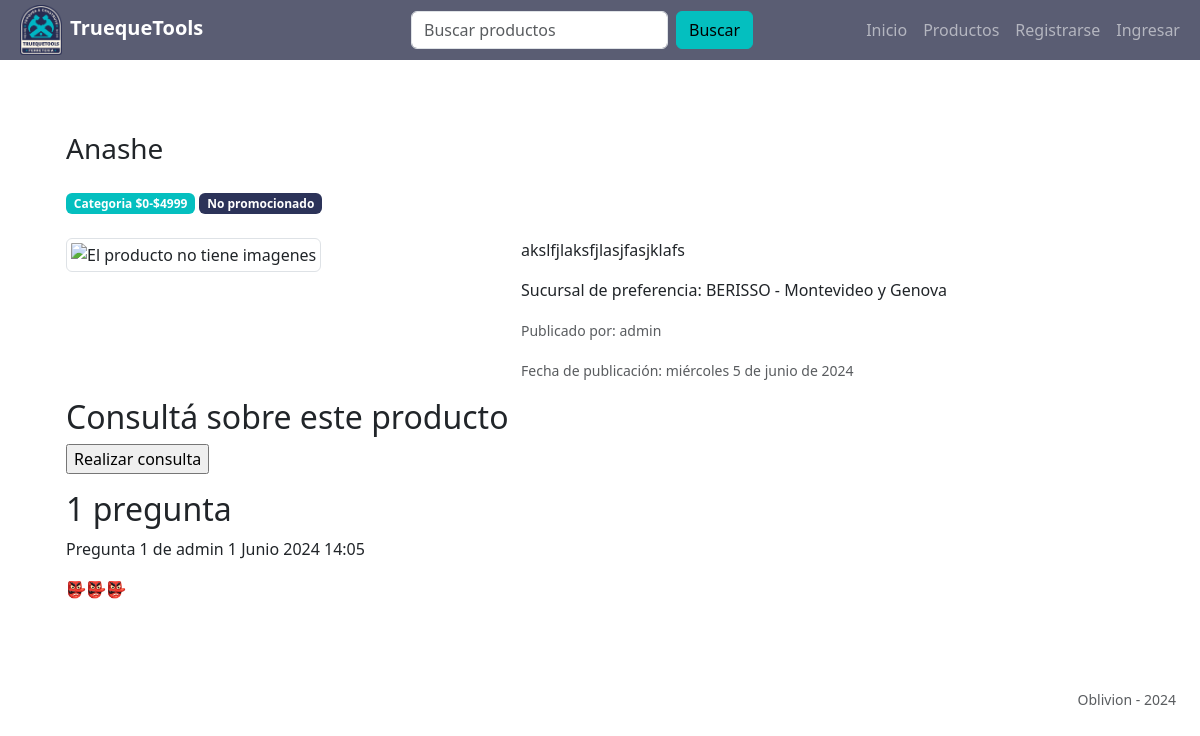
/productos/id/5, run on the app's committed database.
### tt_app/models.py (models this page shows, shortened)
class Producto(models.Model):
    nombre = models.CharField(max_length=50)
    descripcion = models.TextField(
        validators=[
            MinLengthValidator(10, "Este campo debe contener al menos 10 caracteres")
        ],
        max_length=1000,
    )
    class Categoria(models.IntegerChoices):
        categoria_1 = 1, _("$0-$4999")
        categoria_2 = 2, _("$5000-$9999")
        categoria_3 = 3, _("$10000+")
    categoria = models.IntegerField(choices=Categoria.choices)
    fecha_de_publicacion = models.DateTimeField(auto_now=True)
    imagen = ImageField(blank=True, upload_to="media/")
    promocionado = models.BooleanField(default=False)
    reservado = models.BooleanField(default=False)
    disponible = models.BooleanField(default=False)
    activo = models.BooleanField(default=True)
    usuario = models.ForeignKey(
        Usuario, on_delete=models.CASCADE, related_name="productos"
    )
    sucursal = models.ForeignKey(
        Sucursal, on_delete=models.CASCADE, related_name="productos"
    )

class Sucursal(models.Model):
    ciudad = models.CharField(max_length=50)
    direccion = models.CharField(max_length=200)
    activo = models.BooleanField(default=True)

class Usuario(AbstractBaseUser):
    email = models.EmailField(verbose_name="email", max_length=60, unique=True)
    username = models.CharField(max_length=30, blank=True)
    first_name = models.CharField(max_length=50, blank=True)
    last_name = models.CharField(max_length=50, blank=True)
    date_joined = models.DateTimeField(verbose_name="date joined", auto_now_add=True)
    last_login = models.DateTimeField(verbose_name="last login", auto_now=True)
    is_admin = models.BooleanField(default=False)
    is_active = models.BooleanField(default=True)
    is_staff = models.BooleanField(default=False)
    is_superuser = models.BooleanField(default=False)
    dni = models.CharField(max_length=10, blank=True)
    phone = models.CharField(max_length=30, blank=True)
    birthdate = models.DateField(default="1990-01-01", blank=True)
    hide_email = models.BooleanField(default=True)
    objects = MyCustomUserManager()
    USERNAME_FIELD = "email"

class Pregunta(models.Model):
    producto = models.ForeignKey(
        Producto, on_delete=models.CASCADE, related_name="preguntas"
    )
    cliente = models.ForeignKey(Usuario, on_delete=models.CASCADE)
    texto = models.CharField(max_length=200)
    respuesta = models.ForeignKey(Respuesta, on_delete=models.CASCADE, null=True)
    fecha = models.DateTimeField(auto_now=True)

### tt_app/views/producto_view.py (the view)
# urls.py: path("productos/id/<int:id>", producto_view.detalle_producto, name="detalle_producto"),
def detalle_producto(request, id):
    producto = get_object_or_404(Producto, id=id)
    preguntas = producto.preguntas.order_by("-fecha")
    form = FormularioDePregunta()
    return render(
        request,
        "productos/detalle_producto.html",
        {"producto": producto, "preguntas": preguntas, "formulario": form},
    )

### tt_app/forms/producto_forms.py
class FormularioDePregunta(forms.ModelForm):
    class Meta:
        model = Pregunta
        fields = ["texto"]

### tt_app/templates/productos/detalle_producto.html (shortened to what this page needs)
{% extends 'base.html' %}
{% block content %}
{% load static %}
<div class="container p-4 mb-3">
{% if producto.activo %}
<div class="row">
    <div class="col-md-12">
        <div class="row">
            <div class="col-md-12">
                <h3 class=" mb-6">
                    {{producto.nombre}}
                </h3>
                <div class=" my-4">
                <span class="badge badge-primary bg-primary">
                    <a href="#" class="text-decoration-none text-white">Categoria {{producto.get_categoria_display}}</a>
                </span>
                {% if producto.promocionado %}
                    <span class="badge badge-primary bg-warning">
                        <a href="#" class="text-decoration-none text-dark">Promocionado</a>
                    </span>
                    {% else %}
                    <span class="badge badge-secondary bg-secondary">
                        <a href="#" class="text-decoration-none text-white">No promocionado</a>
                    </span>
                {% endif %}
                </div>
            </div>
        </div>
        <div class="row">
            <div class="col-md-5">
                {% if producto.imagen %}
                <img src="{{producto.imagen.url}}" alt="Imagen del producto" class="img-fluid border border-2" />
                {% else %}
                <img src="{%static 'images/default-image-missing.png'%}" alt="El producto no tiene imagenes" class="img-thumbnail" />
                {% endif %}
            </div>
            <div class="col-md-7">
                <p>
                    {{producto.descripcion}}
                </p>
                <p>Sucursal de preferencia: {{producto.sucursal.ciudad}} - {{producto.sucursal.direccion}}</p>
                <p><small class="text-muted fw-light"> Publicado por: {{producto.usuario.first_name}}</small></p>
                <p><small class="text-muted fw-light"> Fecha de publicación: {{producto.fecha_de_publicacion|date:'l j \d\e F \d\e Y'}} </small></p>
            </div>
            {% include 'productos/partials/formulario_de_pregunta.html' %}
            {% with preguntas.count as total_de_preguntas %}
                <h2>
                    {{ total_de_preguntas }} pregunta{{ total_de_preguntas|pluralize }}
                </h2>
            {% endwith %}
            {% for pregunta in preguntas.all %}
                <div class="preguntas">
                    <p class="info">
                        Pregunta {{ forloop.counter }} de {{ pregunta.cliente.first_name }} {{ pregunta.fecha }}
                    </p>
                    {{ pregunta.texto|linebreaks }}
                </div>
                {% empty %}
                    <p>No hay preguntas.</p>
            {% endfor %}
        </div>
    </div>
</div>
{% endif %}
</div>
{% endblock %}

### tt_app/templates/base.html (shortened to what this page needs)
<!DOCTYPE html>
<html lang="es">
<head>
    {% load static %}
    <link rel="stylesheet" type="text/css" href="{% static 'bootstrap/styles.css' %}" >
</head>
<body>
    {% include 'partials/navbar.html' %}
    <main class="container my-5">
        {% block content %}
        {% endblock %}
    </main>
    <footer class="align-items-end">
        <small><a href=""class="text-decoration-none"><p class="text-end text-muted me-4 fw-light ">Oblivion - 2024</p></a></small>
    </footer>
</body>
</html>

### tt_app/templates/partials/navbar.html (shortened to what this page needs)
{% load static %}
<nav class="navbar navbar-expand-lg navbar-dark bg-dark py-0">
    <div class="container-fluid d-flex justify-content-between">
        <div class="navbar-brand me-auto col-lg-3 ">
            <a class="navbar-brand fw-bold" href="{% url 'home' %}">
            <img src="{% static 'images/logo_truequetools_transparente.png'%}" alt="" class="mx-2 "
            height="50"/>TruequeTools</a>
        </div>
        <div class="collapse navbar-collapse col-lg-9" id="navbarSupportedContent">
            <form class="d-flex my-2 ms-auto" action="{% url 'buscar_productos'%}" method="GET">
                <input class="form-control me-2" type="search" placeholder="Buscar productos" name="cadena" aria-label="Search">
                <button class="btn btn-primary" type="submit">Buscar</button>
            </form>
            {% with request.resolver_match.url_name as url_actual %}
            <ul class="navbar-nav mb-2 mb-lg-0 ms-auto">
                <li class="nav-item">
                    <a class="nav-link {%if url_actual == 'home' %}active{%endif%} " href="{% url 'home' %}">Inicio</a>
                </li>
                <li class="nav-item">
                    <a class="nav-link {%if url_actual == 'productos' %}active{%endif%}" href="{% url 'productos' %}">Productos</a>
                </li>
                {% if user.is_authenticated %}
                    {% if user.is_staff %}
                    {% if user.is_admin %}
                        <li class="nav-item">
                            <a class="nav-link {%if url_actual == 'registro_empleado' %}active{%endif%}" href="{% url 'registro_empleado' %}">Registrar Empleado</a>
                        </li>
                    {% else %}
                        <li class="nav-item">
                            <a class="nav-link {%if url_actual == 'gestion_trueque' %}active{%endif%}" href="{% url 'gestion_trueque' %}">gestion trueque</a>
                        </li>
                    {% endif %}
                    {% else %}
                        <li class="nav-item">
                            <a class="nav-link {%if url_actual == 'crear_producto' %}active{%endif%}" href="{% url 'crear_producto' %}">Publicar producto</a>
                        </li>
                        <li class="nav-item dropdown">
                            <a class="nav-link dropdown-toggle" id="navbarDropdown" role="button" data-bs-toggle="dropdown" aria-expanded="false">
                                <span class="material-symbols-outlined">person</span>
                            </a>
                            <ul class="dropdown-menu dropdown-menu-end dropdown-menu-dark bg-dark" aria-labelledby="navbarDropdown">
                                <li><a class="dropdown-item  {%if url_actual == '' %}active{%endif%}" href="#">Mis productos</a></li>
                                <li><hr class="dropdown-divider"></li>
                                <li><a class="dropdown-item {%if url_actual == 'trueques_entrantes' %}active{%endif%}" href="{% url 'trueques_entrantes' %}">Solicitudes recibidas</a></li>
                                <li><a class="dropdown-item {%if url_actual == 'trueques_salientes' %}active{%endif%}" href="{% url 'trueques_salientes' %}">Solicitudes enviadas</a></li>
                                <li><a class="dropdown-item {%if url_actual == 'trueques_por_concretar' %}active{%endif%}" href="{% url 'trueques_por_concretar' %}">Trueques por concretar</a></li>
                                <li><a class="dropdown-item {%if url_actual == 'trueques_finalizados' %}active{%endif%}" href="{% url 'trueques_finalizados' %}">Trueques finalizados</a></li>
                            </ul>
                        </li>
                    {% endif %}
                    <li class="nav-item">
                        <a class="nav-link" href="{% url 'logout' %}">Salir</a>
                    </li>
                    {% else %}
                    <li class="nav-item">
                        <a class="nav-link {%if url_actual == 'registro' %}active{%endif%}" href="{% url 'registro' %}">Registrarse</a>
                    </li>
                    <li class="nav-item">
                        <a class="nav-link {%if url_actual == 'ingreso' %}active{%endif%}" href="{% url 'ingreso' %}">Ingresar</a>
                    </li>
                    {% endif %}
            </ul>
            {%endwith%}
        </div>
    </div>
</nav>

### tt_app/templates/productos/partials/formulario_de_pregunta.html (shortened to what this page needs)
<h2>Consultá sobre este producto</h2>
<form action="{% url 'preguntar' producto.id %}" method="POST">
    <p><input type="submit" value="Realizar consulta"></p>
</form>

### data on the page
Producto: nombre "Anashe", categoria "$0-$4999", descripcion "akslfjlaksfjlasjfasjklafs", sucursal.ciudad "BERISSO", sucursal.direccion "Montevideo y Genova", usuario.first_name "admin", fecha_de_publicacion "miércoles 5 de junio de 2024"
Pregunta: cliente.first_name "admin", fecha "1 Junio 2024 14:05", texto "👺👺👺"

### other printed values
{{ total_de_preguntas }} "1"
